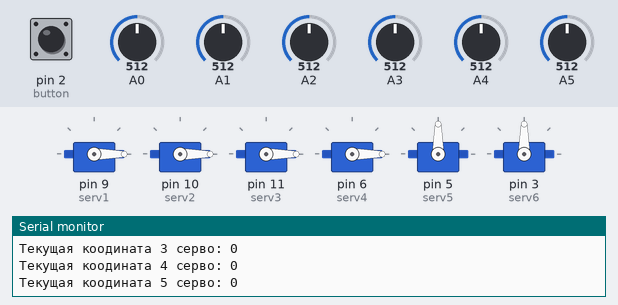
This sketch was run on a simulated Arduino Uno, built with avr-gcc and run on an emulated ATmega328P. On the bench: 6 × servo, the last lines printed to the serial monitor. The test bench sets the inputs (shaded band); at power-on: A0 = 512, A1 = 512, A2 = 512, pin 2 (button) LOW, A3 = 512, A4 = 512, A5 = 512.

Above: at 1.2 s.
1.3 s: A0 set to 784
4.3 s: A0 set to 814
At 5.55 s:
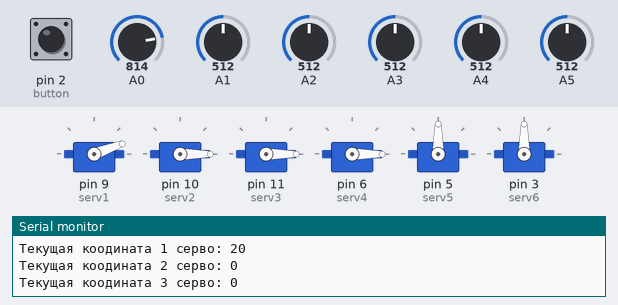
At 6.83 s:
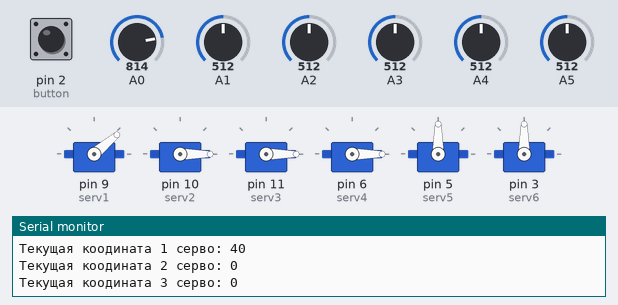
7.3 s: A1 set to 783
10.3 s: A1 set to 812
At 10.69 s:
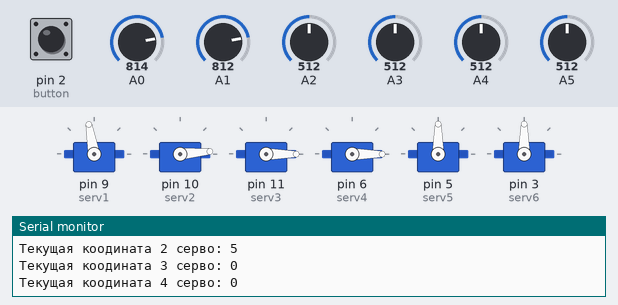
13.3 s: A2 set to 782
16.3 s: A2 set to 809
At 16.66 s:
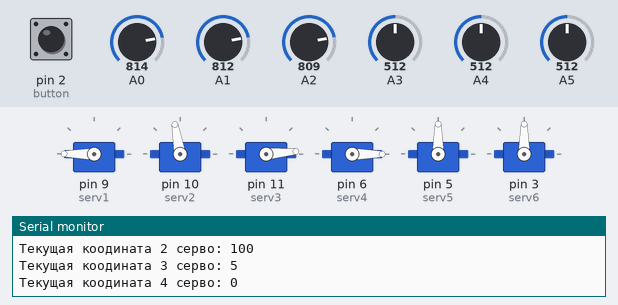
Timing chart, 0 to 22.2 s (numbered marks = the images above; inputs shaded):
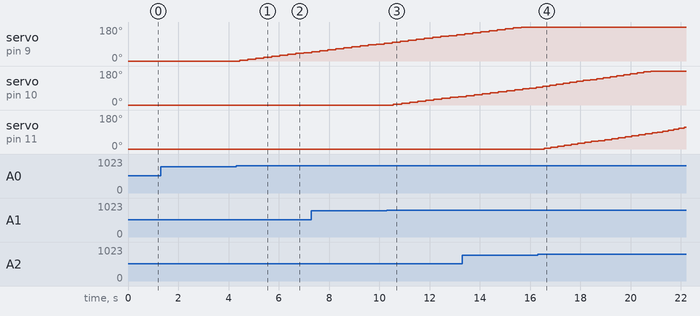

The sketch:

joystick___servo.ino
```cpp
#include <Servo.h>
 int valpot = 0; // переменная для хранения значения потенциометра
 int angleServo = 0; // переменная для хранения угла поворота сервы

 int serv1 = 9; // ПИНЫ ПОДКЛЮЧЕНИЯ СЕРВО
 int serv2 = 10;
 int serv3 = 11;
 int serv4 = 6;
 int serv5 = 5;
 int serv6 = 3;

int serv1_pos = 0; // ПАМЯТЬ ПОЗИЦИИ СЕРВО
int serv2_pos = 0; // При включении Ардуино все сервопривода принимают нулевую позицию
int serv3_pos = 0; // Из-за этого робота крючит, эту начальную позицую можно здесь поменять на любое 0-180
int serv4_pos = 0;
int serv5_pos = 0;
int serv6_pos = 0;


 int x_joy1 = 0; // A0 - сюда подключаем Х первого джойстика
 int y_joy1 = 1; // A1 - сюда подключаем Y первого джойстика

 int x_joy2 = 2; // A2 - сюда подключаем Х второго джойстика
 int y_joy2 = 3; // A3 сюда подключаем Y второго джойстика

 int x_joy3 = 4;  // A4 - сюда подключаем Х третьего джойстика
 int y_joy3 = 5; // A5 - сюда подключаем Y третьего джойстика

int button = 2; // Просто пин 2; это кнопка, по которой робот делает запрограммированные движения. На ее место можно подключить кнопку  одного из джостика, но мне кажется, что будет приколней, если сделать отдельную кнопку

Servo servo1;
Servo servo2;
Servo servo3;
Servo servo4;
Servo servo5;
Servo servo6;


void setup() {
  Serial.begin(9600);

  servo1.attach(serv1);
  servo2.attach(serv2);
  servo3.attach(serv3);
  servo4.attach(serv4);
  servo5.attach(serv5);
  servo6.attach(serv6);

  pinMode(button, INPUT);
}

void loop() {

  readAndWrite(x_joy1, serv1);
  readAndWrite(y_joy1, serv2);

  readAndWrite(x_joy2, serv3);
  readAndWrite(y_joy2, serv4);

  readAndWrite(x_joy3, serv5);
  readAndWrite(y_joy3, serv6);

  if (digitalRead(button)) { // Если нажали кнопка
    autoMode(); // Запускаем запрограммированные движения
    }


  delay(50);

  }

int readAndWrite (int pot, int serv) {
  valpot = analogRead(pot);
  // масштабируем значение к интервалу 0-180
  angleServo=map(valpot,0,1023,0,180);
  int servo_step = 0;

  if (angleServo>= 140){servo_step = 5;}
  else if (angleServo<=40) {servo_step = -5;}

  if (serv == 9 && serv1_pos+servo_step<=180 && serv1_pos+servo_step >= 0) {serv1_pos += servo_step; Serial.print("Текущая коодината 1 серво: "); Serial.println(serv1_pos);}
  else if (serv == 10 && serv2_pos+servo_step<=180 && serv2_pos+servo_step >= 0) {serv2_pos += servo_step; Serial.print("Текущая коодината 2 серво: "); Serial.println(serv2_pos);}
  else if (serv == 11 && serv3_pos+servo_step<=180 && serv3_pos+servo_step >= 0) {serv3_pos += servo_step; Serial.print("Текущая коодината 3 серво: "); Serial.println(serv3_pos);}
  else if (serv == 6 && serv4_pos+servo_step<=180 && serv4_pos+servo_step >= 0) {serv4_pos += servo_step; Serial.print("Текущая коодината 4 серво: "); Serial.println(serv4_pos);}
  else if (serv == 5 && serv5_pos+servo_step<=180 && serv5_pos+servo_step >= 0) {serv5_pos += servo_step; Serial.print("Текущая коодината 5 серво: "); Serial.println(serv5_pos);}
  else if (serv == 3 && serv6_pos+servo_step<=180 && serv6_pos+servo_step >= 0) {serv6_pos += servo_step; Serial.print("Текущая коодината 6 серво: "); Serial.println(serv6_pos);}


  servo1.write(serv1_pos);
  servo2.write(serv2_pos);
  servo3.write(serv3_pos);
  servo4.write(serv4_pos);

  return angleServo;
  }

int autoMode() { ////////////// ЭТУ ХРЕНЬ ДОДЕЛАТЬ, ВПИСАТЬ КООРДИНАТЫ ПО КОТОРЫМ ДОЛЖЕН ДВИНАТЬСЯ РОБОТ!!!!


  /* ЭТО ПЕРВАЯ ПОЗИЦИЯ */
  servo1.write(0); // В скобки вписать КООРДИНАТУ ПЕРВОГО серво
  servo2.write(0); // В скобки вписать КООРДИНАТУ ВТОРОГО серво
  servo3.write(0); // В скобки вписать КООРДИНАТУ ТРЕТЬЕГО серво
  servo4.write(0); // В скобки вписать КООРДИНАТУ ЧЕТВЕРТОГО серво
  servo5.write(0); // В скобки вписать КООРДИНАТУ ПЯТОГО серво
  servo6.write(0); // В скобки вписать КООРДИНАТУ ШЕСТОГО серво

  delay(1000); // Секундная задержка

  /* ЭТО ВТОРАЯ ПОЗИЦИЯ */
  servo1.write(0); // В скобки вписать КООРДИНАТУ ПЕРВОГО серво
  servo2.write(0); // В скобки вписать КООРДИНАТУ ВТОРОГО серво
  servo3.write(0); // В скобки вписать КООРДИНАТУ ТРЕТЬЕГО серво
  servo4.write(0); // В скобки вписать КООРДИНАТУ ЧЕТВЕРТОГО серво
  servo5.write(0); // В скобки вписать КООРДИНАТУ ПЯТОГО серво
  servo6.write(0); // В скобки вписать КООРДИНАТУ ШЕСТОГО серво


  /* И ТАК ПРОДОЛЖАТЬ СКОЛЬКО НУЖНО ПОЗИЦИЙ
    ЗАДЕРЖКУ МОЖНО МЕНЯТЬ, НО НЕ СТАВЬТЕ СИЛЬНО МАЛЕНЬКУЮ */

  }
```

Measured:
- the behaviour switches between 795 and 796 on A0 (found by bisection; images 0 and 1)
- the behaviour switches between 795 and 796 on A1 (found by bisection; images 2 and 3)
- the behaviour switches between 795 and 796 on A2 (found by bisection; images 3 and 4)
- after the input at 4.3 s, servo on pin 9 (serv1): moves from 0° to 45° over 2.6 s, starting after 0.14 s
- after the input at 10.3 s, servo on pin 10 (serv2): moves from 0° to 45° over 2.6 s, starting after 0.26 s
- after the input at 16.3 s, servo on pin 11 (serv3): moves from 0° to 115° over 5.6 s, starting after 0.26 s
